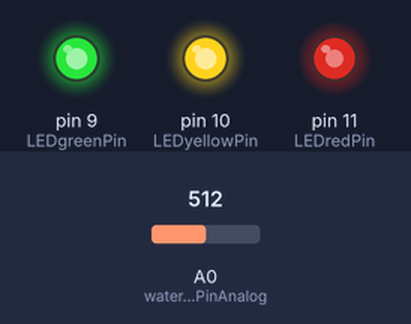
Recording of a program running on a simulated Arduino Uno, built with avr-gcc and run on an emulated ATmega328P. Shown: output pins drawn as LEDs (lit = HIGH). The test bench sets the inputs (shaded band); at power-on: A0 (waterSensorPinAnalog) = 512. What the program prints to the serial monitor is not drawn.

Above: at 1.2 s.
1.3 s: A0 (waterSensorPinAnalog) set to 716
At 1.7 s:
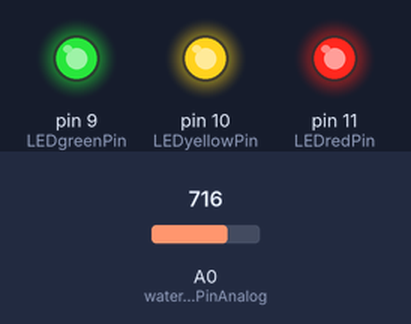
2.8 s: A0 (waterSensorPinAnalog) set to 306
At 4.0 s:
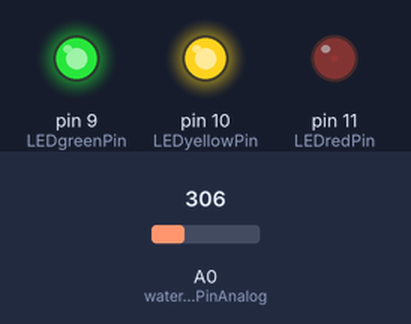
4.3 s: A0 (waterSensorPinAnalog) set to 290
At 5.2 s:
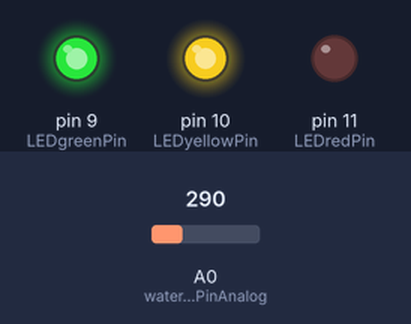
5.8 s: A0 (waterSensorPinAnalog) set to 310
At 6.3 s:
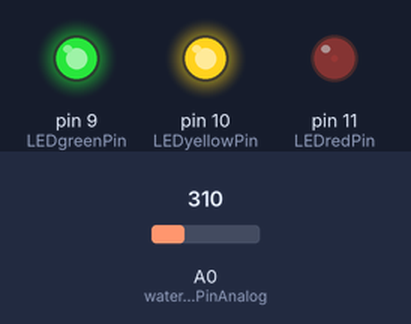
7.3 s: A0 (waterSensorPinAnalog) set to 140
At 8.5 s:
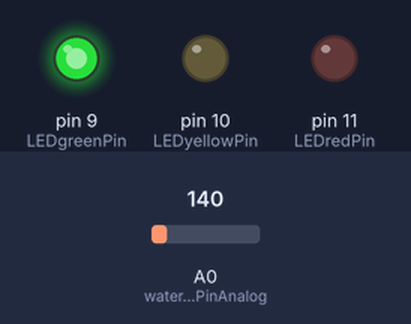
8.8 s: A0 (waterSensorPinAnalog) set to 160
At 9.8 s:
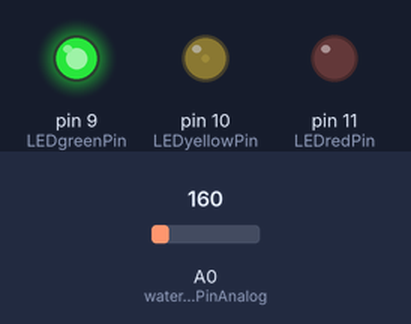
Timing chart, 0 to 11.3 s (numbered marks = the images above; inputs shaded):
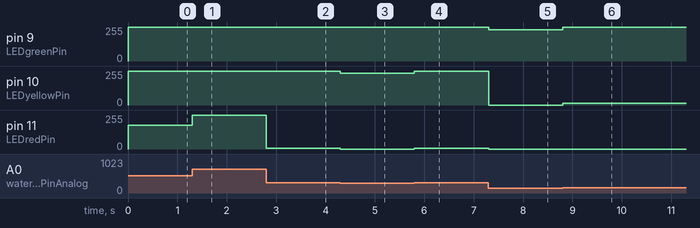

The program:

main.cpp
```cpp
#include <Arduino.h>

int waterSensorPinAnalog = 0;int LEDgreenPin = 9;int LEDyellowPin = 10;
int LEDredPin = 11;

void setup() {
  pinMode(LEDgreenPin, OUTPUT);pinMode(LEDyellowPin, OUTPUT);pinMode(LEDredPin, OUTPUT);
  Serial.begin(250000);
}

void loop() {
  int waterSensorValue = analogRead(waterSensorPinAnalog);
  Serial.println(analogRead(waterSensorPinAnalog));

  if(waterSensorValue > 15) {
    analogWrite(LEDgreenPin, constrain(map(waterSensorValue, 15, 150, 0, 255), 0, 255));
    Serial.println("green acitve");
  } else {
    analogWrite(LEDgreenPin, 0);
  }
  if(waterSensorValue > 150) {
    analogWrite(LEDyellowPin, constrain(map(waterSensorValue, 151, 300, 0, 255), 0, 255));
    Serial.println("yellow acitve");
  } else {
    analogWrite(LEDyellowPin, 0);
  }
  if(waterSensorValue > 300) {
    analogWrite(LEDredPin, constrain(map(waterSensorValue, 301, 600, 0, 255), 0, 255));
    Serial.println("red acitve");
  } else {
    analogWrite(LEDredPin, 0);
  }
}
```

Measured:
- after the input at 1.3 s, pin 11 (LEDredPin): 179/255 → 255/255 at once
- after the input at 2.8 s, pin 11 (LEDredPin): 255/255 → 4/255 at once
- after the input at 4.3 s, pin 10 (LEDyellowPin): 255/255 → 237/255 at once; pin 11 (LEDredPin): 4/255 → 0/255 at once
- after the input at 5.8 s, pin 10 (LEDyellowPin): 237/255 → 255/255 at once; pin 11 (LEDredPin): 0/255 → 7/255 at once
- after the input at 7.3 s, pin 9 (LEDgreenPin): 255/255 → 236/255 at once; pin 10 (LEDyellowPin): 255/255 → 0/255 at once; pin 11 (LEDredPin): 7/255 → 0/255 at once
- after the input at 8.8 s, pin 9 (LEDgreenPin): 236/255 → 255/255 at once; pin 10 (LEDyellowPin): 0/255 → 15/255 at once
